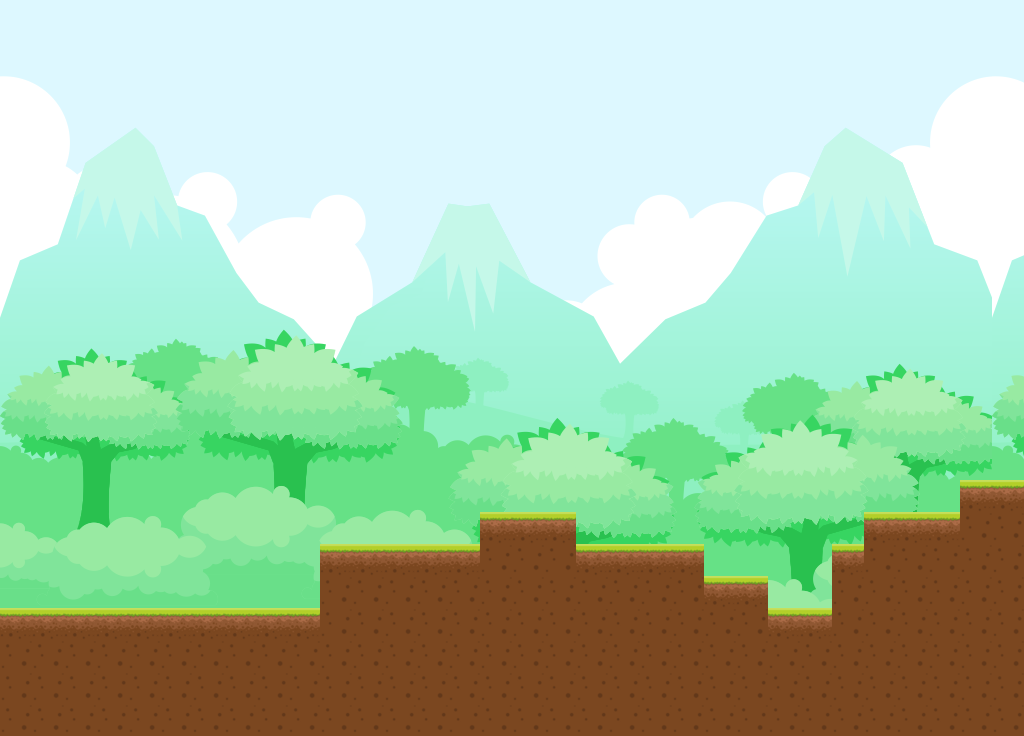

A level layout from a 2D game, rendered from its tile map. Below: a short description, then the map file with tile-grid data replaced by summaries:
An orthogonal 32x23 tile map with 32x32 px tiles, 2 tile layers (base_layer, ground_layer), 3 tilesets and 11 objects (GoldenIngot).

<map version="1.10" tiledversion="1.10.2" orientation="orthogonal" renderorder="right-down" width="32" height="23" tilewidth="32" tileheight="32" infinite="0" nextlayerid="5" nextobjectid="14">
 <tileset firstgid="1" name="background" tilewidth="32" tileheight="32" tilecount="713" columns="31">
  <image source="../images/background.png" width="1000" height="750" />
 </tileset>
 <tileset firstgid="714" name="ground_tiles" tilewidth="32" tileheight="32" tilecount="18" columns="0">
  <grid orientation="orthogonal" width="1" height="1" />
  <tile id="0">
   <image width="32" height="32" source="../images/ground_tiles/1.png" />
  </tile>
  <tile id="1">
   <image width="32" height="32" source="../images/ground_tiles/2.png" />
  </tile>
  <tile id="2">
   <image width="32" height="32" source="../images/ground_tiles/3.png" />
  </tile>
  <tile id="3">
   <image width="32" height="32" source="../images/ground_tiles/4.png" />
  </tile>
  <tile id="4">
   <image width="32" height="32" source="../images/ground_tiles/5.png" />
  </tile>
  <tile id="5">
   <image width="32" height="32" source="../images/ground_tiles/6.png" />
  </tile>
  <tile id="6">
   <image width="32" height="32" source="../images/ground_tiles/7.png" />
  </tile>
  <tile id="7">
   <image width="32" height="32" source="../images/ground_tiles/8.png" />
  </tile>
  <tile id="8">
   <image width="32" height="32" source="../images/ground_tiles/9.png" />
  </tile>
  <tile id="9">
   <image width="32" height="32" source="../images/ground_tiles/10.png" />
  </tile>
  <tile id="10">
   <image width="32" height="32" source="../images/ground_tiles/11.png" />
  </tile>
  <tile id="11">
   <image width="32" height="32" source="../images/ground_tiles/12.png" />
  </tile>
  <tile id="12">
   <image width="32" height="23" source="../images/ground_tiles/13.png" />
  </tile>
  <tile id="13">
   <image width="32" height="23" source="../images/ground_tiles/14.png" />
  </tile>
  <tile id="14">
   <image width="32" height="23" source="../images/ground_tiles/15.png" />
  </tile>
  <tile id="15">
   <image width="32" height="32" source="../images/ground_tiles/16.png" />
  </tile>
  <tile id="16">
   <image width="32" height="25" source="../images/ground_tiles/17.png" />
  </tile>
  <tile id="17">
   <image width="32" height="32" source="../images/ground_tiles/18.png" />
  </tile>
 </tileset>
 <tileset firstgid="732" name="gems" tilewidth="32" tileheight="32" tilecount="18" columns="0">
  <grid orientation="orthogonal" width="1" height="1" />
  <tile id="0">
   <image width="32" height="32" source="../images/gems/Coal.png" />
  </tile>
  <tile id="1">
   <image width="32" height="32" source="../images/gems/CopperIngot.png" />
  </tile>
  <tile id="2">
   <image width="32" height="32" source="../images/gems/CopperNugget.png" />
  </tile>
  <tile id="3">
   <image width="32" height="32" source="../images/gems/Crystal.png" />
  </tile>
  <tile id="4">
   <image width="32" height="32" source="../images/gems/CutEmerald.png" />
  </tile>
  <tile id="5">
   <image width="32" height="32" source="../images/gems/CutSapphire.png" />
  </tile>
  <tile id="6">
   <image width="32" height="32" source="../images/gems/CutTopaz.png" />
  </tile>
  <tile id="7">
   <image width="32" height="32" source="../images/gems/Diamond.png" />
  </tile>
  <tile id="8">
   <image width="32" height="32" source="../images/gems/Emerald.png" />
  </tile>
  <tile id="9">
   <image width="32" height="32" source="../images/gems/GoldenIngot.png" />
  </tile>
  <tile id="10">
   <image width="32" height="32" source="../images/gems/GoldNugget.png" />
  </tile>
  <tile id="11">
   <image width="32" height="32" source="../images/gems/Obsidian.png" />
  </tile>
  <tile id="12">
   <image width="32" height="32" source="../images/gems/Pearl.png" />
  </tile>
  <tile id="13">
   <image width="32" height="32" source="../images/gems/Ruby.png" />
  </tile>
  <tile id="14">
   <image width="32" height="32" source="../images/gems/Sapphire.png" />
  </tile>
  <tile id="15">
   <image width="32" height="32" source="../images/gems/SilverIngot.png" />
  </tile>
  <tile id="16">
   <image width="32" height="32" source="../images/gems/SilverNugget.png" />
  </tile>
  <tile id="17">
   <image width="32" height="32" source="../images/gems/Topaz.png" />
  </tile>
 </tileset>
 <layer id="1" name="base_layer" width="32" height="23">
  <data>[736 cells, 736 non-empty, 713 distinct tile ids]</data>
 </layer>
 <layer id="2" name="ground_layer" width="32" height="23">
  <data>[736 cells, 176 non-empty, 2 distinct tile ids]</data>
 </layer>
 <objectgroup id="3" name="ground">
  <object id="1" x="1.33333" y="606.667" width="317.333" height="128" />
  <object id="3" x="321.333" y="544" width="382.667" height="192" />
  <object id="4" x="705.333" y="577.333" width="61.3333" height="160" />
  <object id="5" x="766.667" y="609.333" width="65.3333" height="126.667" />
  <object id="6" x="833.333" y="546.667" width="32" height="190.667" />
  <object id="7" x="864" y="513.333" width="94.6667" height="222.667" />
  <object id="8" x="961.333" y="480" width="62.6667" height="257.333" />
  <object id="10" x="480.667" y="512" width="95.3333" height="32.6667" />
 </objectgroup>
 <objectgroup id="4" name="gems">
  <object id="11" type="GoldenIngot" gid="741" x="510" y="494" width="32" height="32" />
  <object id="12" gid="741" x="976" y="466" width="32" height="32" />
  <object id="13" gid="741" x="784" y="602" width="32" height="32" />
 </objectgroup>
</map>
